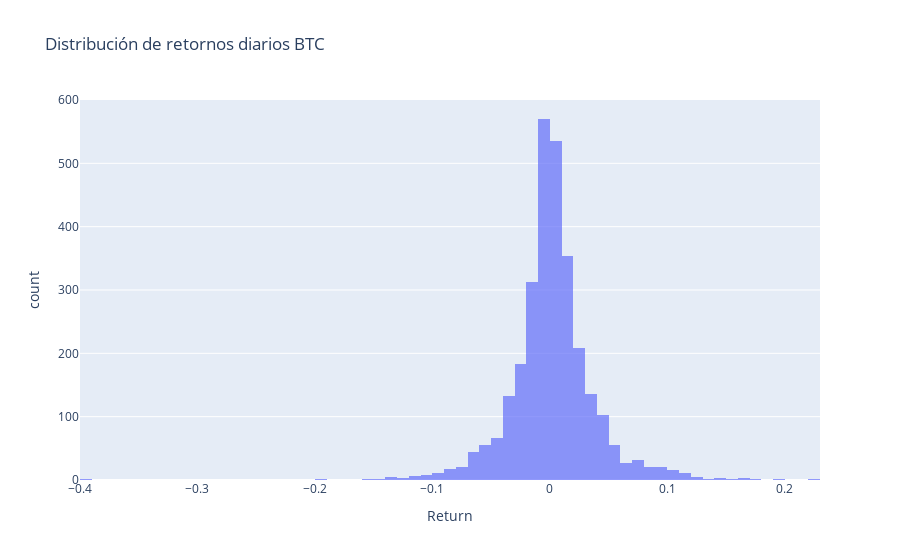

This figure's notebook cell:
### Code cell
btc["Return"] = btc["Close"].pct_change()
fig = px.histogram(
    btc.dropna(),      
    x="Return", 
    nbins=100, 
    opacity=0.7, 
    title="Distribución de retornos diarios BTC"
)
fig.show()

### Figure 1 — Plotly figure (JSON) as saved in the notebook; plotly's stock layout.template omitted (floating-point values rounded to 4 significant figures; data arrays with more than 128 entries replaced by an {"elided": "..."} marker saying what was removed)
{"data": [{"bingroup": "x", "hovertemplate": "Return=%{x}<br>count=%{y}<extra></extra>", "legendgroup": "", "marker": {"color": "#636efa", "opacity": 0.7, "pattern": {"shape": ""}}, "name": "", "nbinsx": 100, "orientation": "v", "showlegend": false, "type": "histogram", "x": {"elided": "2974 float values"}, "xaxis": "x", "yaxis": "y"}], "layout": {"barmode": "relative", "legend": {"tracegroupgap": 0}, "title": {"text": "Distribución de retornos diarios BTC"}, "xaxis": {"anchor": "y", "domain": [0, 1], "title": {"text": "Return"}}, "yaxis": {"anchor": "x", "domain": [0, 1], "title": {"text": "count"}}}}
